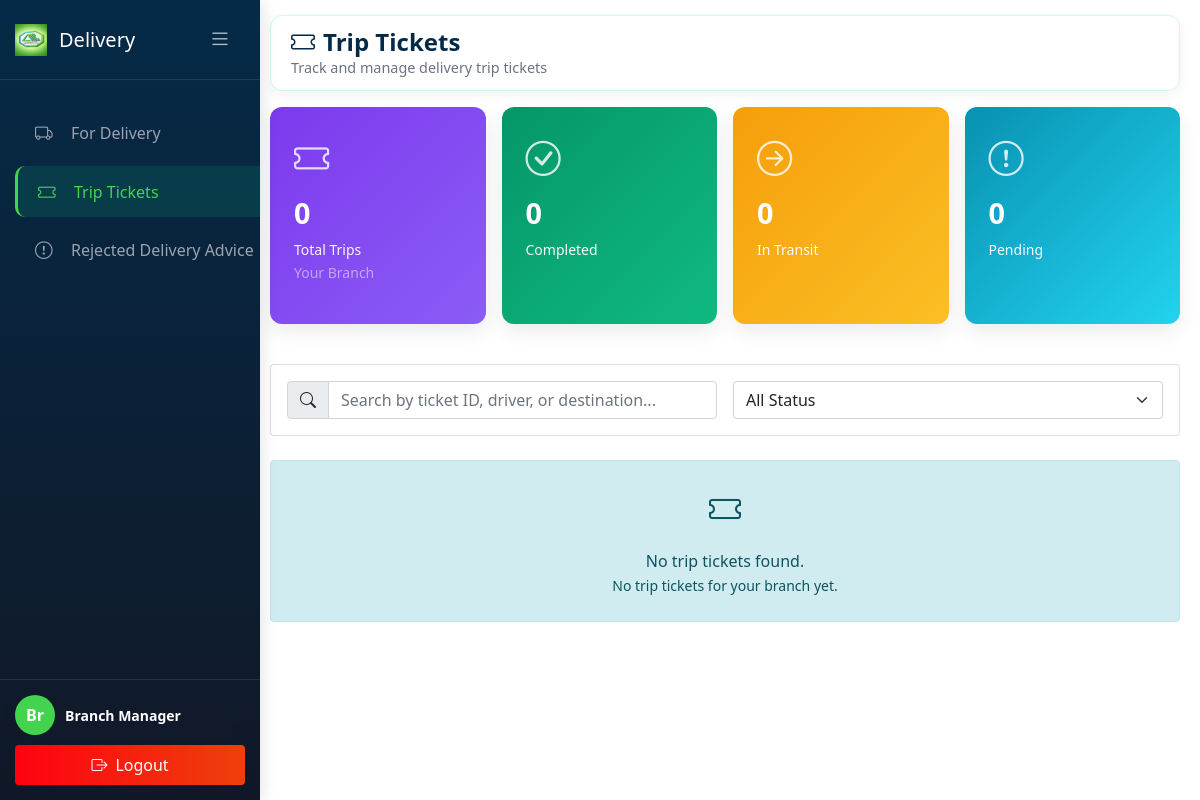
The app's page /Delivery/trip_tickets.php (signed in), older data.
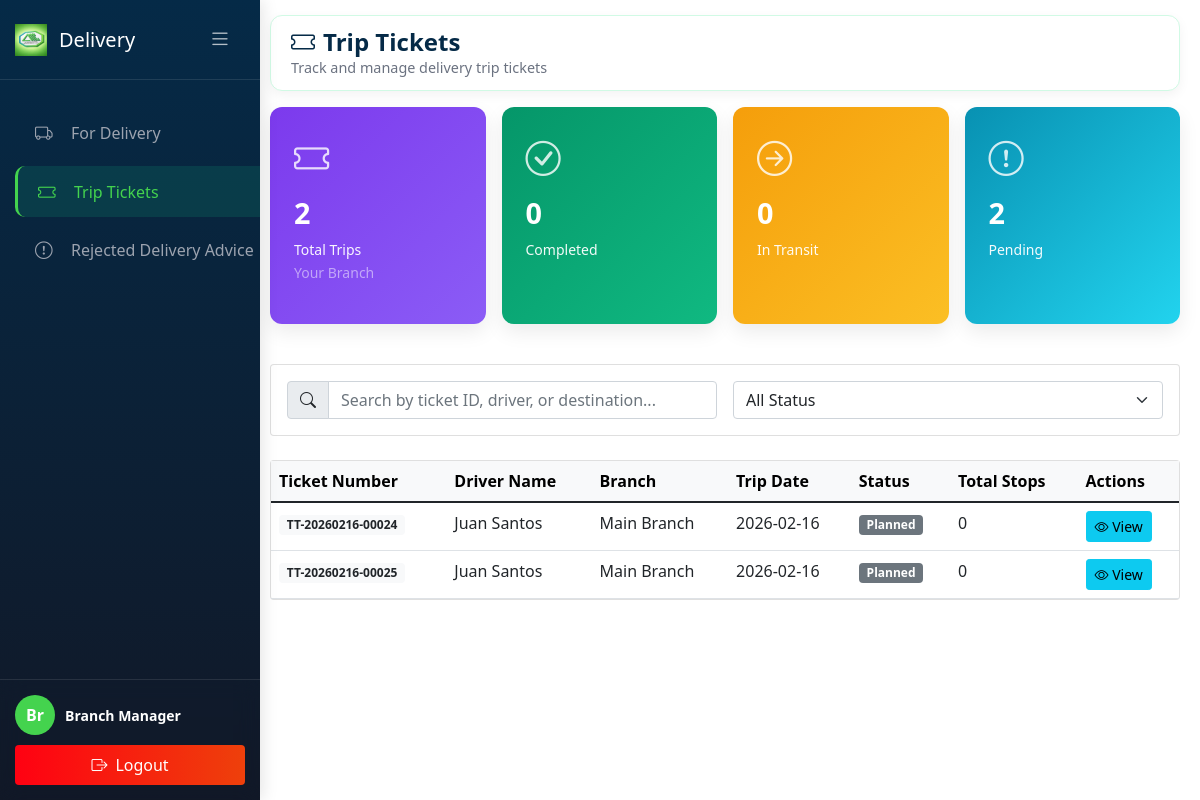
The same page, newer data.
### tables this page shows
CREATE TABLE `trip_tickets` (
  `trip_id` int(11) NOT NULL,
  `trip_number` varchar(50) NOT NULL,
  `so_id` int(11) NOT NULL,
  `picklist_id` int(11) DEFAULT NULL,
  `driver_id` int(11) NOT NULL,
  `branch_id` int(11) NOT NULL,
  `trip_date` date NOT NULL,
  `trip_status` enum('planned','in-progress','completed','delayed','cancelled') DEFAULT 'planned',
  `start_time` datetime DEFAULT NULL,
  `end_time` datetime DEFAULT NULL,
  `total_stops` int(11) DEFAULT NULL,
  `total_delivered` int(11) DEFAULT 0,
  `total_failed` int(11) DEFAULT 0,
  `remarks` text DEFAULT NULL,
  `created_by` int(11) NOT NULL,
  `created_at` timestamp NOT NULL DEFAULT current_timestamp(),
  `updated_at` timestamp NOT NULL DEFAULT current_timestamp() ON UPDATE current_timestamp()
);

CREATE TABLE `drivers` (
  `driver_id` int(11) NOT NULL,
  `user_id` int(11) DEFAULT NULL,
  `driver_name` varchar(100) NOT NULL,
  `license_number` varchar(50) NOT NULL,
  `license_expiry` date DEFAULT NULL,
  `contact_number` varchar(20) DEFAULT NULL,
  `vehicle_type` varchar(50) DEFAULT NULL,
  `vehicle_plate_number` varchar(50) DEFAULT NULL,
  `status` enum('active','inactive','on-leave') DEFAULT 'active',
  `branch_id` int(11) DEFAULT NULL,
  `created_at` timestamp NOT NULL DEFAULT current_timestamp(),
  `updated_at` timestamp NOT NULL DEFAULT current_timestamp() ON UPDATE current_timestamp()
);

CREATE TABLE `branches` (
  `branch_id` int(11) NOT NULL,
  `branch_name` varchar(100) NOT NULL,
  `branch_code` varchar(20) NOT NULL,
  `address` varchar(255) DEFAULT NULL,
  `city` varchar(50) DEFAULT NULL,
  `contact_number` varchar(20) DEFAULT NULL,
  `manager_id` int(11) DEFAULT NULL,
  `status` enum('active','inactive') DEFAULT 'active',
  `created_at` timestamp NOT NULL DEFAULT current_timestamp(),
  `updated_at` timestamp NOT NULL DEFAULT current_timestamp() ON UPDATE current_timestamp()
);

### Delivery/trip_tickets.php (the view, shortened to what the changed rows need)
<!DOCTYPE html>
<html lang="en">
<head>
    <link rel="stylesheet" href="../css/delivery.css">
    <link href="https://cdn.jsdelivr.net/npm/bootstrap@5.1.3/dist/css/bootstrap.min.css" rel="stylesheet">
    <link rel="stylesheet" href="https://cdn.jsdelivr.net/npm/bootstrap-icons@1.8.1/font/bootstrap-icons.css">
</head>
<body>
    <?php
require_once '../config/database.php';
$branch_id = $_SESSION['branch_id'];
$view_all_branches = $_SESSION['view_all_branches'] ?? false;
$tt_branch_column_exists = false;
$check_tt_column = $conn->query("SHOW COLUMNS FROM trip_tickets LIKE 'branch_id'");
if ($check_tt_column && $check_tt_column->num_rows > 0) {
    $tt_branch_column_exists = true;
}
$branch_filter = "";
if ($tt_branch_column_exists && !$view_all_branches) {
    $branch_filter = " AND branch_id = $branch_id ";
}
$total_query = "
    SELECT COUNT(*) as count
    FROM trip_tickets
    WHERE 1=1 $branch_filter
";
$result = $conn->query($total_query);
$stats['total_trips'] = $result->fetch_assoc()['count'] ?? 0;
$completed_query = "
    SELECT COUNT(*) as count
    FROM trip_tickets
    WHERE trip_status = 'completed' $branch_filter
";
$result = $conn->query($completed_query);
$stats['completed'] = $result->fetch_assoc()['count'] ?? 0;
$in_progress_query = "
    SELECT COUNT(*) as count
    FROM trip_tickets
    WHERE trip_status = 'in-progress' $branch_filter
";
$result = $conn->query($in_progress_query);
$stats['in_transit'] = $result->fetch_assoc()['count'] ?? 0;
$planned_query = "
    SELECT COUNT(*) as count
    FROM trip_tickets
    WHERE trip_status = 'planned' $branch_filter
";
$result = $conn->query($planned_query);
$stats['pending'] = $result->fetch_assoc()['count'] ?? 0;
$trip_tickets_query = "
    SELECT tt.*, d.driver_name, b.branch_name
    FROM trip_tickets tt
    LEFT JOIN drivers d ON tt.driver_id = d.driver_id
    LEFT JOIN branches b ON tt.branch_id = b.branch_id
    WHERE 1=1
";
if (!$view_all_branches) {
    $trip_tickets_query .= " AND tt.branch_id = $branch_id";
}
$trip_tickets_query .= " ORDER BY tt.created_at DESC";
$result = $conn->query($trip_tickets_query);
$trip_tickets = $result ? $result->fetch_all(MYSQLI_ASSOC) : [];
?>
    <div id="appPage">
        <div class="main-content">
            <div class="navbar-top">
                <div class="page-title">
                    <h2><i class="bi bi-ticket me-2"></i>Trip Tickets</h2>
                </div>
            </div>
            <div class="row g-3 mb-4">
                <div class="col-md-3 mb-3">
                    <div class="stat-card inventory">
                        <div>
                            <div class="stat-value"><?php echo $stats['total_trips']; ?></div>
                            <div class="stat-label">Total Trips</div>
                            <?php if ($tt_branch_column_exists && !$view_all_branches): ?>
                                <small class="text-white-50">Your Branch</small>
                            <?php endif; ?>
                        </div>
                    </div>
                </div>
                <div class="col-md-3 mb-3">
                    <div class="stat-card delivery">
                        <div>
                            <div class="stat-value"><?php echo $stats['pending']; ?></div>
                            <div class="stat-label">Pending</div>
                        </div>
                    </div>
                </div>
            </div>
            <?php if (empty($trip_tickets)): ?>
                <div class="alert alert-info text-center py-4">
                    <i class="bi bi-ticket" style="font-size: 2rem;"></i>
                    <p class="mt-3 mb-0">
                        No trip tickets found.
                        <?php if ($tt_branch_column_exists && !$view_all_branches): ?>
                            <br><small>No trip tickets for your branch yet.</small>
                        <?php endif; ?>
                    </p>
                </div>
            <?php else: ?>
            <div class="card">
                <div class="table-responsive">
                    <table class="table table-hover mb-0">
                        <thead class="table-light">
                            <tr>
                                <th>Ticket Number</th>
                                <th>Driver Name</th>
                                <th>Branch</th>
                                <th>Trip Date</th>
                                <th>Status</th>
                                <th>Total Stops</th>
                                <th>Actions</th>
                            </tr>
                        </thead>
                        <tbody>
                            <?php foreach ($trip_tickets as $row): ?>
                                <?php
                                $status_badge = '';
                                switch($row['trip_status']) {
                                    default: $status_badge = 'bg-secondary';
                                }
                                ?>
                                <tr>
                                    <td><span class="badge bg-light text-dark"><?php echo htmlspecialchars($row['trip_number']); ?></span></td>
                                    <td><?php echo htmlspecialchars($row['driver_name'] ?? 'N/A'); ?></td>
                                    <td>
                                        <?php echo htmlspecialchars($row['branch_name'] ?? 'N/A'); ?>
                                    </td>
                                    <td><?php echo date('Y-m-d', strtotime($row['trip_date'])); ?></td>
                                    <td><span class="badge <?php echo $status_badge; ?>"><?php echo ucfirst(str_replace('-', ' ', $row['trip_status'])); ?></span></td>
                                    <td><?php echo $row['total_stops'] ?? 0; ?></td>
                                    <td>
                                        <button class="btn btn-sm btn-info" data-bs-toggle="modal" data-bs-target="#viewDetailsModal"
                                                onclick="loadTripDetails('<?php echo $row['trip_id']; ?>')">
                                            <i class="bi bi-eye"></i> View
                                        </button>
                                    </td>
                                </tr>
                            <?php endforeach; ?>
                        </tbody>
                    </table>
                </div>
            </div>
            <?php endif; ?>
        </div>
    </div>
</body>
</html>

Row changes from the older to the newer data that the page shows:
added trip_tickets: trip_number "TT-20260216-00024", driver.driver_name "Juan Santos", branch.branch_name "Main Branch", trip_date "2026-02-16", trip_status "Planned", total_stops "0"
added trip_tickets: trip_number "TT-20260216-00025", driver.driver_name "Juan Santos", branch.branch_name "Main Branch", trip_date "2026-02-16", trip_status "Planned", total_stops "0"
Text that changed along with them:
$stats['total_trips']: "0" → "2"
$stats['pending']: "0" → "2"
text no longer shown: "No trip tickets found. No trip tickets for your branch yet."
text now shown: "Ticket Number Driver Name Branch Trip Date Status Total Stops Actions"
